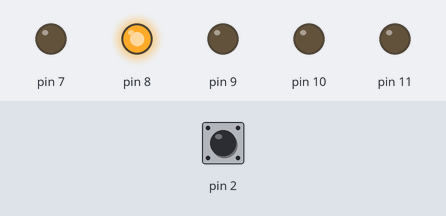
The sketch below on a simulated Arduino Uno, built with avr-gcc and run on an emulated ATmega328P. On the bench: output pins drawn as LEDs (lit = HIGH). The inputs (shaded band) are chosen by the test bench; at power-on: pin 2 HIGH.

Above: at 1.2 s.
1.3 s: pin 2 pulled LOW for 0.15 s
At 2.9 s:
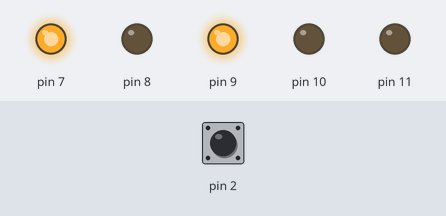
4.4 s: pin 2 pulled LOW for 1 s
At 6.6 s:
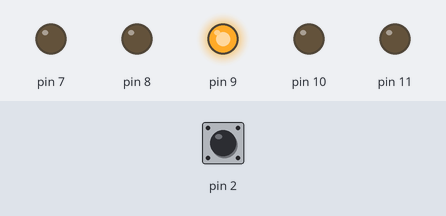
8.4 s: pin 2 pulled LOW for 3.2 s
At 9.9 s:
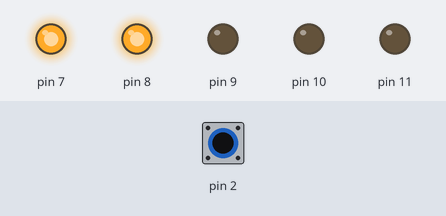
Timing chart, 0 to 20.6 s (numbered marks = the images above; inputs shaded):
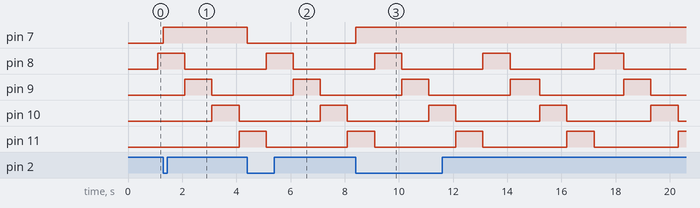

The sketch:

ex09_Switch_Button_practice.ino
```cpp
#include <LED.h>
#include <BUTTON.h>

BUTTON btn(2);
LED leds[4] = {LED(8), LED(9), LED(10), LED(11)};
LED pin_7th = LED(7);

int out_no = 0;
unsigned long time = 0;

void move_led() {
  for (int n = 0; n < 4; n++) {
    leds[n].setValue(n == out_no);
  }
  // delay(1000);
  ++out_no %= 4;
}

void toggle() {
  pin_7th.toggle();
}

void setup() {
  // put your setup code here, to run once:
  btn.setCallBack(toggle);
  time = millis(); // 시작 시간 측정
}

void loop() {
  // put your main code here, to run repeatedly:

  // 1초 간격으로 LED 점등 이동
  // move_led();/

  // 2번 핀에 연결된 버튼을 누르면
  // 7번 핀에 연결된 LED 토글
  // btn.check();

  // ===========================
  // delay() 를 쓰면 비동기식으로 동작할 수 없음
  //    → millis 를 사용
  //    → timer 모듈을 이용하자, btn 은 전위차, led는 시간차 이기 때문에 똑같음
  //    → 1초가 지나는 것을 계속 check
  // ===========================
  btn.check();
  unsigned long current_time = millis();
  if (current_time - time >= 1000) {
    move_led();
    time = current_time;
  }

}
```

Measured:
- after the input at 1.3 s, pin 7: LOW → HIGH at once
- after the input at 4.4 s, pin 7: HIGH → LOW at once
- after the input at 8.4 s, pin 7: LOW → HIGH at once
- by itself, pin 8–11: alternates HIGH for 1.0 s and LOW for 3.1 s
